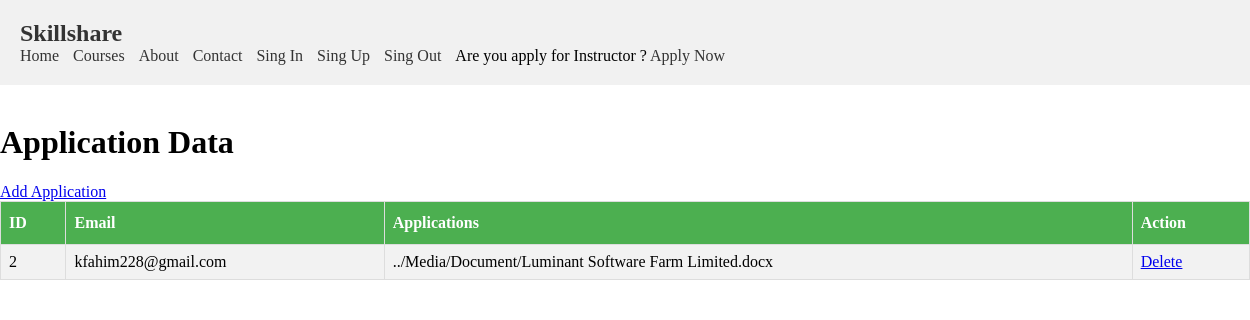
The app's page /View/ApplicationDataView.php (signed in) with its own data.
### tables this page shows
CREATE TABLE `applications` (
  `ID` int(11) NOT NULL,
  `Email` varchar(100) NOT NULL,
  `applications` varchar(100) NOT NULL
);

### Model/applicationsDb.php (called while the page is built, shortened)
<?php
function getAllApplications()
{
    $conn = getConnection();
    $sql = "SELECT * FROM applications";
    $result = mysqli_query($conn, $sql);
    return $result;
}

### View/ApplicationDataView.php (the view, shortened to what this page needs)
<!DOCTYPE html>
<html>
<head>
    <link rel="stylesheet" type="text/css" href="SDV.css">
</head>
<body>
    <?php
    include 'Header.php';
    echo "<br>";
    require '../Model/applicationsDb.php';
    echo "<h1>Application Data</h1>";
    echo "<a href='ApplicationAdd.php'>Add Application</a>";
    echo "<br>";
    $result = getAllApplications();
    $num = mysqli_num_rows($result);
    if ($num > 0) {
        echo "<table>";
        echo "<tr>
                    <th>ID</th>
                    <th>Email</th>
                    <th>Applications</th>
                    <th>Action</th>
                </tr>";
        while ($data = mysqli_fetch_assoc($result)) {
            echo "<tr>";
            echo "<td>" . $data["ID"] . "</td>";
            echo "<td>" . $data["Email"] . "</td>";
            echo "<td>" . $data["applications"] . "</td>";
            echo "<td>
            <a href='../Controller/ApplicationDelete.php?delete=" . $data["ID"] . "'>Delete</a>
            </td>";
            echo "</tr>";
        }
        echo "</table>";
    } else {
        echo "No data available";
    }
    ?>
</body>
</html>

### View/SDV.css (style rules this page uses)
body { margin: 0px; }
table { width: 100%; border-collapse: collapse; }
table td, table th { border: 1px solid #ddd; padding: 8px; }
table tr:nth-child(even) { background-color: #f2f2f2; }
table th { padding-top: 12px; padding-bottom: 12px; text-align: left; background-color: #4caf50; color: white; }

### records on screen
applications: ID "2", Email "kfahim228@gmail.com", applications "../Media/Document/Luminant Software Farm Limited.docx"
